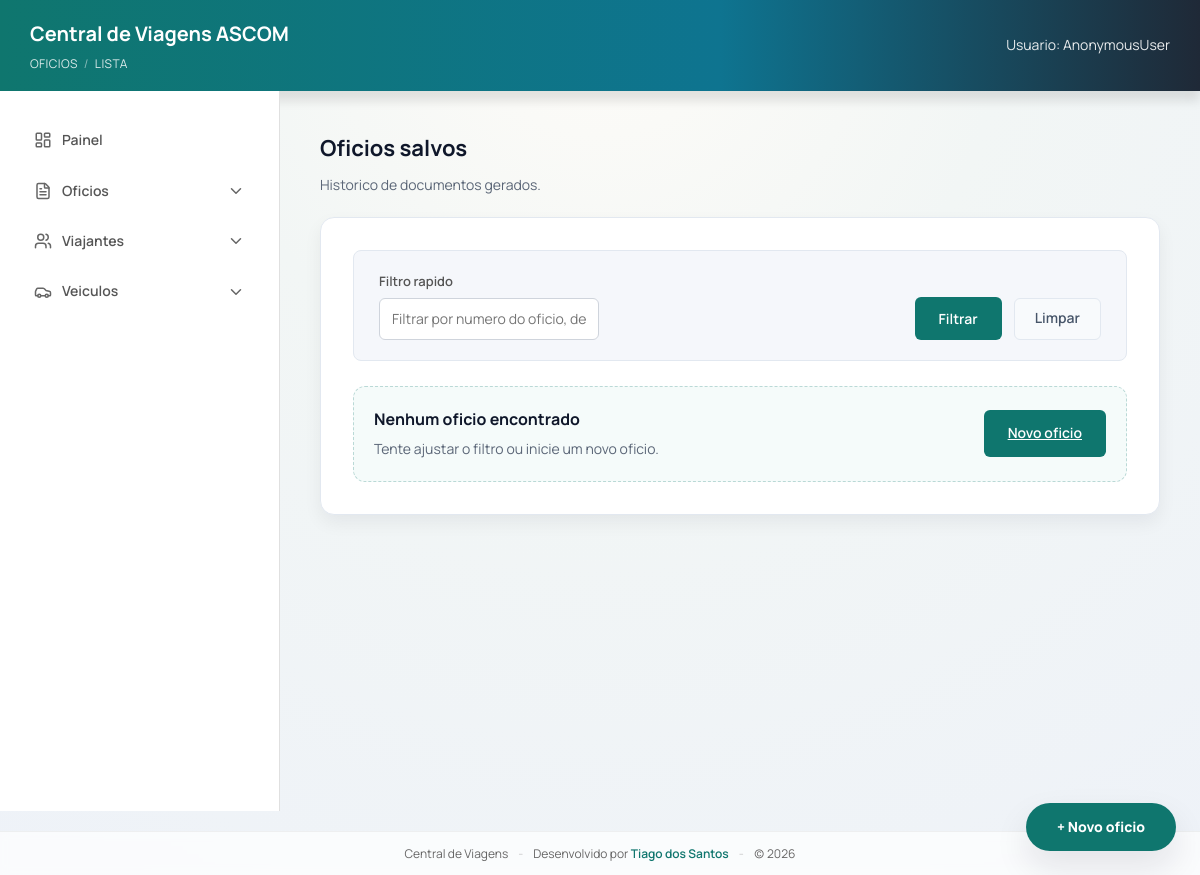
/oficios/, run on an earlier commit of the app's database.
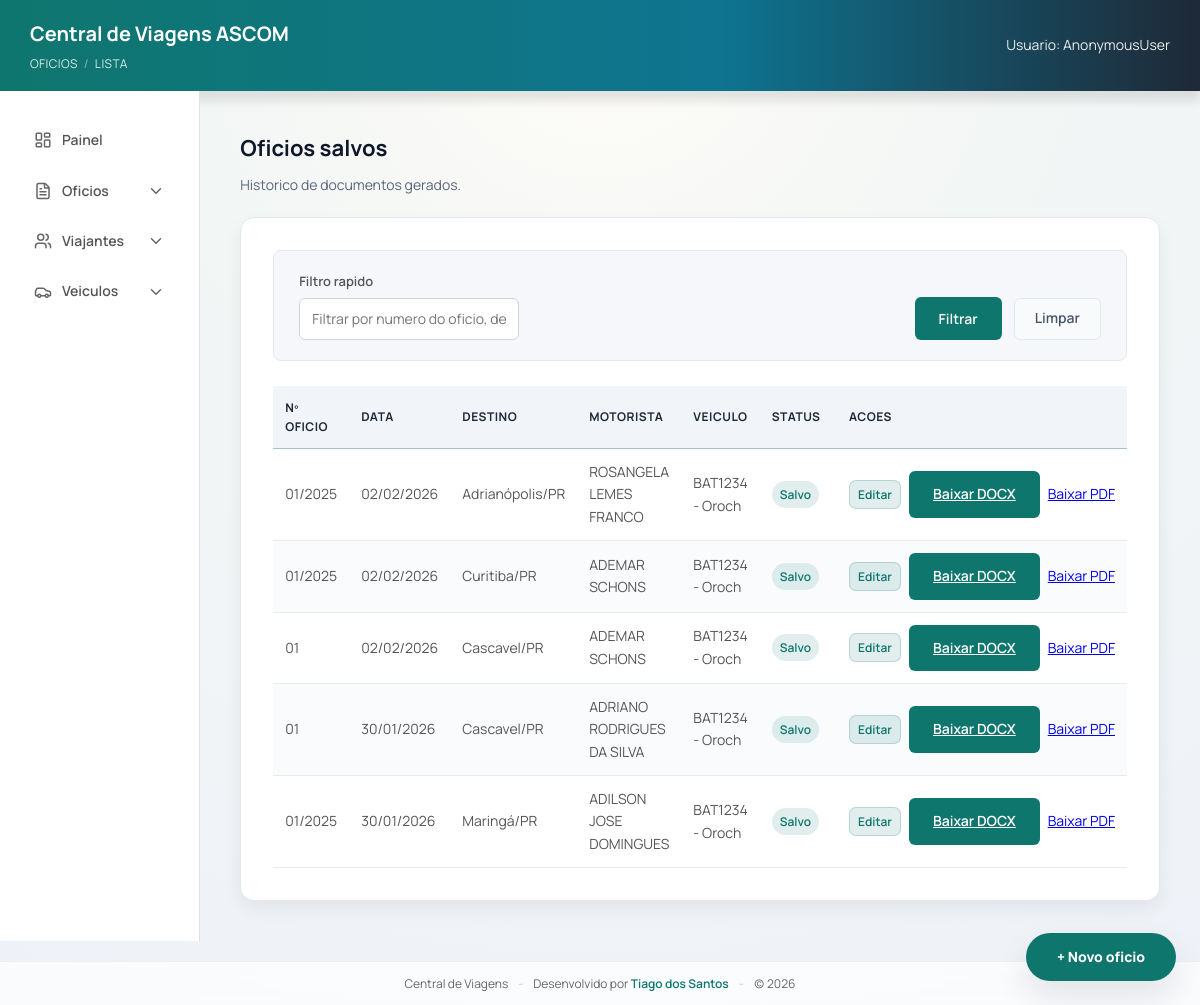
And on a later commit of the database.
### viagens/models.py (models this page shows, shortened)
class Oficio(models.Model):
    oficio = models.CharField(max_length=50)
    protocolo = models.CharField(max_length=80)
    destino = models.CharField(max_length=200)
    assunto = models.CharField(max_length=200, blank=True)
    tipo_destino = models.CharField(
        max_length=20,
        blank=True,
        choices=[
            ("INTERIOR", "Interior"),
            ("CAPITAL", "Capital"),
            ("BRASILIA", "Brasilia"),
        ],
    )
    estado_sede = models.ForeignKey(
        Estado,
        on_delete=models.SET_NULL,
        null=True,
        blank=True,
        related_name="oficios_sede",
    )
    cidade_sede = models.ForeignKey(
        Cidade,
        on_delete=models.SET_NULL,
        null=True,
        blank=True,
        related_name="oficios_sede",
    )
    estado_destino = models.ForeignKey(
        Estado,
        on_delete=models.SET_NULL,
        null=True,
        blank=True,
        related_name="oficios_destino",
    )
    cidade_destino = models.ForeignKey(
        Cidade,
        on_delete=models.SET_NULL,
        null=True,
        blank=True,
        related_name="oficios_destino",
    )
    roteiro_ida_saida_local = models.CharField(max_length=200, blank=True)
    roteiro_ida_saida_datahora = models.CharField(max_length=200, blank=True)
    roteiro_ida_chegada_local = models.CharField(max_length=200, blank=True)
    roteiro_ida_chegada_datahora = models.CharField(max_length=200, blank=True)
    roteiro_volta_saida_local = models.CharField(max_length=200, blank=True)
    roteiro_volta_saida_datahora = models.CharField(max_length=200, blank=True)
    roteiro_volta_chegada_local = models.CharField(max_length=200, blank=True)
    roteiro_volta_chegada_datahora = models.CharField(max_length=200, blank=True)
    retorno_saida_cidade = models.CharField(max_length=120, blank=True)
    retorno_saida_data = models.DateField(null=True, blank=True)
    retorno_saida_hora = models.TimeField(null=True, blank=True)
    retorno_chegada_cidade = models.CharField(max_length=120, blank=True)
    retorno_chegada_data = models.DateField(null=True, blank=True)
    retorno_chegada_hora = models.TimeField(null=True, blank=True)
    quantidade_diarias = models.CharField(max_length=120, blank=True)
    valor_diarias = models.CharField(max_length=120, blank=True)
    valor_diarias_extenso = models.CharField(max_length=200, blank=True)
    tipo_viatura = models.CharField(
        max_length=20,
        blank=True,
        choices=[("CARACTERIZADA", "Caracterizada"), ("DESCARACTERIZADA", "Descaracterizada")],
    )
    tipo_custeio = models.CharField(
        max_length=30,
        blank=True,
        choices=[
            ("UNIDADE", "Unidade"),
            ("OUTRA_INSTITUICAO", "Outra instituicao"),
            ("SEM_ONUS", "Sem onus"),
        ],
    )
    google_doc_id = models.CharField(max_length=200, blank=True)
    google_doc_url = models.URLField(blank=True)
    pdf_file_id = models.CharField(max_length=200, blank=True)
    pdf_url = models.URLField(blank=True)
    placa = models.CharField(max_length=10, blank=True)
    modelo = models.CharField(max_length=120, blank=True)
    combustivel = models.CharField(max_length=80, blank=True)
    motorista = models.CharField(max_length=120, blank=True)
    motorista_oficio = models.CharField(max_length=80, blank=True)
    motorista_protocolo = models.CharField(max_length=80, blank=True)
    motorista_carona = models.BooleanField(default=False)
    motorista_viajante = models.ForeignKey(
        Viajante,
        on_delete=models.SET_NULL,
        null=True,
        blank=True,
        related_name="oficios_motorista",
    )
    motivo = models.TextField(blank=True)
    veiculo = models.ForeignKey(
        Veiculo,
        on_delete=models.SET_NULL,
        null=True,
        blank=True,
        related_name="oficios",
    )
    viajantes = models.ManyToManyField(Viajante, related_name="oficios", blank=True)
    created_at = models.DateTimeField(auto_now_add=True)

class Cidade(models.Model):
    nome = models.CharField(max_length=120)
    estado = models.ForeignKey(Estado, on_delete=models.CASCADE, related_name="cidades")

class Estado(models.Model):
    sigla = models.CharField(max_length=2, unique=True)
    nome = models.CharField(max_length=100)

class Viajante(models.Model):
    nome = models.CharField(max_length=200)
    rg = models.CharField(max_length=50)
    cpf = models.CharField(max_length=50)
    cargo = models.CharField(max_length=120)
    telefone = models.CharField(max_length=30, blank=True)

class Veiculo(models.Model):
    placa = models.CharField(max_length=10, unique=True)
    modelo = models.CharField(max_length=120)
    combustivel = models.CharField(max_length=80)

### viagens/views.py (the view, shortened to what this page needs)
# urls.py: path("oficios/", views.oficios_lista, name="oficios_lista"),
@require_http_methods(["GET"])
def oficios_lista(request):
    q = request.GET.get("q", "").strip()
    oficios = Oficio.objects.select_related(
        "veiculo",
        "motorista_viajante",
        "cidade_destino",
        "estado_destino",
        "cidade_sede",
        "estado_sede",
    ).prefetch_related("viajantes")
    oficios = oficios.order_by("-created_at")
    paginator = Paginator(oficios, 10)
    page_obj = paginator.get_page(request.GET.get("page"))
    params = request.GET.copy()
    params.pop("page", None)
    querystring = params.urlencode()
    return render(
        request,
        "viagens/oficios_list.html",
        {
            "oficios": page_obj,
            "page_obj": page_obj,
            "querystring": querystring,
            "q": q,
        },
    )

### viagens/templates/viagens/oficios_list.html (shortened to what this page needs)
{% extends "viagens/base.html" %}
{% block breadcrumb %}
  Oficios <span class="breadcrumb-sep">/</span> Lista
{% endblock %}
{% block content %}
  <h2 class="page-title">Oficios salvos</h2>
  <p class="page-subtitle">Historico de documentos gerados.</p>
  <div class="list-card">
    <div class="filter-bar">
      <form method="get" class="filter-form">
        <div class="filter-left">
          <div class="filter-group">
            <label>Filtro rapido</label>
            <input type="text" name="q" value="{{ q }}" placeholder="Filtrar por numero do oficio, destino, solicitante, motorista, placa..." />
          </div>
        </div>
        <div class="filter-actions">
          <button type="submit" class="btn-primary" data-loading="false">
            <span class="btn-label">Filtrar</span>
          </button>
          <a href="{% url 'oficios_lista' %}" class="btn-clear">Limpar</a>
        </div>
      </form>
    </div>
    {% if oficios %}
      <table class="table">
        <thead>
          <tr>
            <th>Nº Oficio</th>
            <th>Data</th>
            <th>Destino</th>
            <th>Motorista</th>
            <th>Veiculo</th>
            <th>Status</th>
            <th>Acoes</th>
          </tr>
        </thead>
        <tbody>
          {% for oficio in oficios %}
            <tr>
              <td>{{ oficio.oficio }}</td>
              <td>{{ oficio.created_at|date:"d/m/Y" }}</td>
              <td>
                {% if oficio.cidade_destino %}
                  {{ oficio.cidade_destino.nome }}/{{ oficio.cidade_destino.estado.sigla }}
                {% else %}
                  {{ oficio.destino }}
                {% endif %}
              </td>
              <td>
                {% if oficio.motorista_viajante %}
                  {{ oficio.motorista_viajante.nome }}
                {% else %}
                  {{ oficio.motorista|default:"-" }}
                {% endif %}
              </td>
              <td>
                {% if oficio.veiculo %}
                  {{ oficio.veiculo.placa }} - {{ oficio.veiculo.modelo }}
                {% else %}
                  {{ oficio.placa|default:"-" }}{% if oficio.modelo %} - {{ oficio.modelo }}{% endif %}
                {% endif %}
              </td>
              <td><span class="badge">Salvo</span></td>
              <td>
                <div class="table-actions">
                  <a href="{% url 'oficio_editar' oficio.id %}" class="btn-edit">Editar</a>
                  <a class="btn btn-primary" href="{% url 'oficio_download_docx' oficio.id %}">Baixar DOCX</a>
                  <a class="btn btn-secondary" href="{% url 'oficio_download_pdf' oficio.id %}">
                    Baixar PDF
                  </a>
                </div>
              </td>
            </tr>
          {% endfor %}
        </tbody>
      </table>
    {% else %}
      <div class="empty-state">
        <div>
          <strong>Nenhum oficio encontrado</strong>
          <p>Tente ajustar o filtro ou inicie um novo oficio.</p>
        </div>
        <a class="btn-primary" href="{% url 'formulario' %}">Novo oficio</a>
      </div>
    {% endif %}
  </div>
  <div class="fab-stack" aria-label="Atalhos">
    <a class="fab" href="{% url 'formulario' %}">+ Novo oficio</a>
  </div>
{% endblock %}

### viagens/templates/viagens/base.html (shortened to what this page needs)
{% load static %}
<!DOCTYPE html>
<html lang="pt-br">
  <head>
    <link rel="stylesheet" href="{% static 'viagens/form.css' %}" />
  </head>
  <body>
    <header class="topbar">
      <div class="topbar-left">
        <h1 class="topbar-title">Central de Viagens ASCOM</h1>
        <div class="breadcrumb">
          {% block breadcrumb %}Painel{% endblock %}
        </div>
      </div>
      <div class="topbar-right">
        <span class="user">Usuario: {{ request.user }}</span>
      </div>
    </header>
    <div class="container">
      <aside class="sidebar">
        <ul>
          <li>
            <a href="{% url 'dashboard_home' %}">
              <i data-lucide="layout-dashboard"></i>
              Painel
            </a>
          </li>
          <li class="has-submenu">
            <a href="#" class="submenu-toggle">
              <i data-lucide="file-text"></i>
              Oficios
              <i data-lucide="chevron-down" class="chevron"></i>
            </a>
          </li>
          <li class="has-submenu">
            <a href="#" class="submenu-toggle">
              <i data-lucide="users"></i>
              Viajantes
              <i data-lucide="chevron-down" class="chevron"></i>
            </a>
          </li>
          <li class="has-submenu">
            <a href="#" class="submenu-toggle">
              <i data-lucide="car"></i>
              Veiculos
              <i data-lucide="chevron-down" class="chevron"></i>
            </a>
          </li>
        </ul>
      </aside>
      <main class="content">
        {% block content %}{% endblock %}
      </main>
    </div>
    <footer class="app-footer">
      <div class="footer-content">
        <span>Central de Viagens</span>
        <span class="footer-divider">-</span>
        <span>Desenvolvido por <strong>Tiago dos Santos</strong></span>
        <span class="footer-divider">-</span>
        <span>(c) {% now "Y" %}</span>
      </div>
    </footer>
  </body>
</html>

What changed in the data, as far as the page shows it:
added Oficio: oficio "01/2025", created_at "02/02/2026", cidade_destino.nome "Adrianópolis", cidade_destino.estado.sigla "PR", motorista_viajante.nome "ROSANGELA LEMES FRANCO", veiculo.placa "BAT1234", veiculo.modelo "Oroch"
added Oficio: oficio "01/2025", created_at "02/02/2026", cidade_destino.nome "Curitiba", cidade_destino.estado.sigla "PR", motorista_viajante.nome "ADEMAR SCHONS", veiculo.placa "BAT1234", veiculo.modelo "Oroch"
added Oficio: oficio "01", created_at "02/02/2026", cidade_destino.nome "Cascavel", cidade_destino.estado.sigla "PR", motorista_viajante.nome "ADEMAR SCHONS", veiculo.placa "BAT1234", veiculo.modelo "Oroch"
added Oficio: oficio "01", created_at "30/01/2026", cidade_destino.nome "Cascavel", cidade_destino.estado.sigla "PR", motorista_viajante.nome "ADRIANO RODRIGUES DA SILVA", veiculo.placa "BAT1234", veiculo.modelo "Oroch"
added Oficio: oficio "01/2025", created_at "30/01/2026", cidade_destino.nome "Maringá", cidade_destino.estado.sigla "PR", motorista_viajante.nome "ADILSON JOSE DOMINGUES", veiculo.placa "BAT1234", veiculo.modelo "Oroch"
Also different on the page:
text no longer shown: "Nenhum oficio encontrado Tente ajustar o filtro ou inicie um novo oficio. Novo oficio"
text now shown: "Nº OFICIO DATA DESTINO MOTORISTA VEICULO STATUS ACOES"
